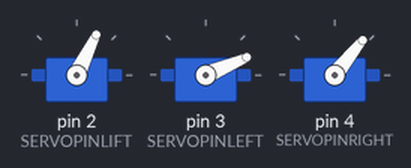
A sketch run on a simulated Arduino Uno, built with avr-gcc and run on an emulated ATmega328P. Parts: 3 × servo.

Above: at 1.65 s.
At 2.6 s:
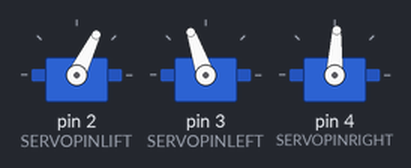
At 3.55 s:
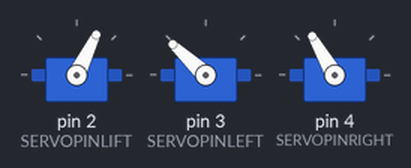
At 5.45 s:
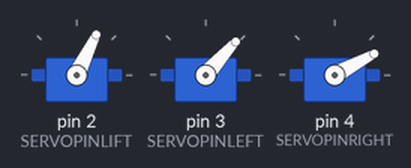
Timing chart, 0 to 10.5 s (numbered marks = the images above):
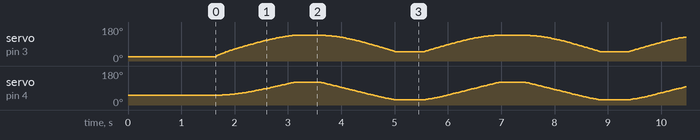

The sketch:

plotclock_v1_03.ino
```cpp
//#include <Time.h>

// Plotclock
// cc - by Johannes Heberlein 2014
// v 1.02
// thingiverse.com/joo   wiki.fablab-nuernberg.de
// units: mm; microseconds; radians
// origin: bottom left of drawing surface
// time library see http://playground.arduino.cc/Code/time
// RTC  library see http://playground.arduino.cc/Code/time
//               or http://www.pjrc.com/teensy/td_libs_DS1307RTC.html
// Change log:
// 1.01  Release by joo at https://github.com/9a/plotclock
// 1.02  Additional features implemented by Dave (https://github.com/Dave1001/):
//       - added ability to calibrate servofaktor seperately for left and right servos
//       - added code to support DS1307, DS1337 and DS3231 real time clock chips
//       - see http://www.pjrc.com/teensy/td_libs_DS1307RTC.html for how to hook up the real time clock
// 1.03  Fixed the length bug at the servo2 angle calculation, other fixups


#include <Time.h> // see http://playground.arduino.cc/Code/time
#include <Servo.h>

// delete or mark the next line as comment if you don't need these
#define CALIBRATION      // enable calibration mode
//#define REALTIMECLOCK    // enable real time clock

#define WISHY 3 // Offset of the Y coordinats of the plate-wisher

// When in calibration mode, adjust the following factors until the servos move exactly 90 degrees
#define SERVOFAKTORLEFT 600
#define SERVOFAKTORRIGHT 600

// Zero-position of left and right servo
// When in calibration mode, adjust the NULL-values so that the servo arms are at all times parallel
// either to the X or Y axis
#define SERVOLEFTNULL 1950
#define SERVORIGHTNULL 815

#define SERVOPINLIFT  2
#define SERVOPINLEFT  3
#define SERVOPINRIGHT 4

#define ZOFF 90
// lift positions of lifting servo
#define LIFT0 1110+ZOFF // on drawing surface
#define LIFT1 995+ZOFF  // between numbers
#define LIFT2 735+ZOFF  // going towards sweeper

// speed of liftimg arm, higher is slower
#define LIFTSPEED 2000

// length of arms
#define L1 35
#define L2 55.1
#define L3 13.2
#define L4 45

// origin points of left and right servo
#define O1X 24//22
#define O1Y -25
#define O2X 49//47
#define O2Y -25


#ifdef REALTIMECLOCK
// for instructions on how to hook up a real time clock,
// see here -> http://www.pjrc.com/teensy/td_libs_DS1307RTC.html
// DS1307RTC works with the DS1307, DS1337 and DS3231 real time clock chips.
// Please run the SetTime example to initialize the time on new RTC chips and begin running.

#include <Wire.h>
#include <DS1307RTC.h> // see http://playground.arduino.cc/Code/time
#endif

int servoLift = 1500;

Servo servo1;  //
Servo servo2;  //
Servo servo3;  //

volatile double lastX = 75;
volatile double lastY = 47.5;

int last_min = 0;

void setup()
{

  pinMode(7, INPUT_PULLUP);
#ifdef REALTIMECLOCK
  Serial.begin(9600);
  //while (!Serial) { ; } // wait for serial port to connect. Needed for Leonardo only

  // Set current time only the first to values, hh,mm are needed
  tmElements_t tm;
  if (RTC.read(tm))
  {
    setTime(tm.Hour,tm.Minute,tm.Second,tm.Day,tm.Month,tm.Year);
    Serial.println("DS1307 time is set OK.");
  }
  else
  {
    if (RTC.chipPresent())
    {
      Serial.println("DS1307 is stopped.  Please run the SetTime example to initialize the time and begin running.");
    }
    else
    {
      Serial.println("DS1307 read error!  Please check the circuitry.");
    }
    // Set current time only the first to values, hh,mm are needed


    setTime(13,25,0,0,0,0);
  }
#else
  // Set current time only the first to values, hh,mm are needed
  setTime(13,25,0,0,0,0);
#endif


  drawTo(75.2, 47);
  lift(0);
  //servo1.attach(SERVOPINLIFT);  //  lifting servo
  //servo2.attach(SERVOPINLEFT);  //  left servo
  //servo3.attach(SERVOPINRIGHT);  //  right servo
  delay(1000);

}

void loop()
{

#ifdef CALIBRATION

   if (!servo1.attached()) servo1.attach(SERVOPINLIFT);
    if (!servo2.attached()) servo2.attach(SERVOPINLEFT);
    if (!servo3.attached()) servo3.attach(SERVOPINRIGHT);

  // Servohorns will have 90° between movements, parallel to x and y axis
  drawTo(-3, 29.2);
  delay(500);
  drawTo(74.1, 28);
  delay(500);

#else


  int i = 0;
  if (last_min != minute()) {

    if (!servo1.attached()) servo1.attach(SERVOPINLIFT);
    if (!servo2.attached()) servo2.attach(SERVOPINLEFT);
    if (!servo3.attached()) servo3.attach(SERVOPINRIGHT);

    lift(0);

    hour();
    while ((i+1)*10 <= hour())
    {
      i++;
    }

    number(3, 3, 111, 1);
    number(5, 25, i, 0.9);
    number(19, 25, (hour()-i*10), 0.9);
    number(28, 25, 11, 0.9);

    i=0;
    while ((i+1)*10 <= minute())
    {
      i++;
    }
    number(34, 25, i, 0.9);
    number(48, 25, (minute()-i*10), 0.9);
    lift(2);
    drawTo(71.0, 47.2);
    lift(1);
    last_min = minute();
    delay(580);
    servo1.detach();
    servo2.detach();
    servo3.detach();
  }

#endif

}


// Writing numeral with bx by being the bottom left originpoint. Scale 1 equals a 20 mm high font.
// The structure follows this principle: move to first startpoint of the numeral, lift down, draw numeral, lift up
void number(float bx, float by, int num, float scale) {

  switch (num) {

  case 0:
    drawTo(bx + 12 * scale, by + 6 * scale);
    lift(0);
    bogenGZS(bx + 7 * scale, by + 10 * scale, 10 * scale, -0.8, 6.7, 0.5);
    lift(1);
    break;
  case 1:

    drawTo(bx + 3 * scale, by + 15 * scale);
    lift(0);
    drawTo(bx + 10 * scale, by + 20 * scale);
    drawTo(bx + 10 * scale, by + 0 * scale);
    lift(1);
    break;
  case 2:
    drawTo(bx + 2 * scale, by + 12 * scale);
    lift(0);
    bogenUZS(bx + 8 * scale, by + 14 * scale, 6 * scale, 3, -0.8, 1);
    drawTo(bx + 1 * scale, by + 0 * scale);
    drawTo(bx + 12 * scale, by + 0 * scale);
    lift(1);
    break;
  case 3:
    drawTo(bx + 2 * scale, by + 17 * scale);
    lift(0);
    bogenUZS(bx + 5 * scale, by + 15 * scale, 5 * scale, 3, -2, 1);
    bogenUZS(bx + 5 * scale, by + 5 * scale, 5 * scale, 1.57, -3, 1);
    lift(1);
    break;
  case 4:
    drawTo(bx + 10 * scale, by + 0 * scale);
    lift(0);
    drawTo(bx + 10 * scale, by + 20 * scale);
    drawTo(bx + 2 * scale, by + 6 * scale);
    drawTo(bx + 12 * scale, by + 6 * scale);
    lift(1);
    break;
  case 5:
    drawTo(bx + 2 * scale, by + 5 * scale);
    lift(0);
    bogenGZS(bx + 5 * scale, by + 6 * scale, 6 * scale, -2.5, 2, 1);
    drawTo(bx + 5 * scale, by + 20 * scale);
    drawTo(bx + 12 * scale, by + 20 * scale);
    lift(1);
    break;
  case 6:
    drawTo(bx + 2 * scale, by + 10 * scale);
    lift(0);
    bogenUZS(bx + 7 * scale, by + 6 * scale, 6 * scale, 2, -4.4, 1);
    drawTo(bx + 11 * scale, by + 20 * scale);
    lift(1);
    break;
  case 7:
    drawTo(bx + 2 * scale, by + 20 * scale);
    lift(0);
    drawTo(bx + 12 * scale, by + 20 * scale);
    drawTo(bx + 2 * scale, by + 0);
    lift(1);
    break;
  case 8:
    drawTo(bx + 5 * scale, by + 10 * scale);
    lift(0);
    bogenUZS(bx + 5 * scale, by + 15 * scale, 5 * scale, 4.7, -1.6, 1);
    bogenGZS(bx + 5 * scale, by + 5 * scale, 5 * scale, -4.7, 2, 1);
    lift(1);
    break;

  case 9:
    drawTo(bx + 9 * scale, by + 11 * scale);
    lift(0);
    bogenUZS(bx + 7 * scale, by + 15 * scale, 5 * scale, 4, -0.5, 1);
    drawTo(bx + 5 * scale, by + 0);
    lift(1);
    break;

  case 111:

    lift(0);
    drawTo(70, 45);
    drawTo(65-WISHY, 43);

    drawTo(65-WISHY, 46);
    drawTo(5, 49);
    drawTo(5, 46);
    drawTo(63-WISHY, 46);
    drawTo(63-WISHY, 42);

    drawTo(5, 42);
    drawTo(5, 38);
    drawTo(63-WISHY, 38);
    drawTo(63-WISHY, 34);

    drawTo(5, 34);
    drawTo(5, 29);
    drawTo(6, 29);
    drawTo(65-WISHY, 26);

    drawTo(5, 26);
    drawTo(60-WISHY, 40);

    drawTo(73.2, 44.0);
    lift(2);

    break;

  case 11:
    drawTo(bx + 5 * scale, by + 15 * scale);
    lift(0);
    bogenGZS(bx + 5 * scale, by + 15 * scale, 0.1 * scale, 1, -1, 1);
    delay(10);
    lift(1);
    drawTo(bx + 5 * scale, by + 5 * scale);
    lift(0);
    bogenGZS(bx + 5 * scale, by + 5 * scale, 0.1 * scale, 1, -1, 1);
    delay(10);
    lift(1);
    break;

  }
}


void lift(char lift) {
  switch (lift) {
    // room to optimize  !

  case 0: //850

      if (servoLift >= LIFT0) {
      while (servoLift >= LIFT0)
      {
        servoLift--;
        servo1.writeMicroseconds(servoLift);
        delayMicroseconds(LIFTSPEED);
      }
    }
    else {
      while (servoLift <= LIFT0) {
        servoLift++;
        servo1.writeMicroseconds(servoLift);
        delayMicroseconds(LIFTSPEED);

      }

    }

    break;

  case 1: //150

    if (servoLift >= LIFT1) {
      while (servoLift >= LIFT1) {
        servoLift--;
        servo1.writeMicroseconds(servoLift);
        delayMicroseconds(LIFTSPEED);

      }
    }
    else {
      while (servoLift <= LIFT1) {
        servoLift++;
        servo1.writeMicroseconds(servoLift);
        delayMicroseconds(LIFTSPEED);
      }

    }

    break;

  case 2:

    if (servoLift >= LIFT2) {
      while (servoLift >= LIFT2) {
        servoLift--;
        servo1.writeMicroseconds(servoLift);
        delayMicroseconds(LIFTSPEED);
      }
    }
    else {
      while (servoLift <= LIFT2) {
        servoLift++;
        servo1.writeMicroseconds(servoLift);
        delayMicroseconds(LIFTSPEED);
      }
    }
    break;
  }
}


void bogenUZS(float bx, float by, float radius, int start, int ende, float sqee) {
  float inkr = -0.05;
  float count = 0;

  do {
    drawTo(sqee * radius * cos(start + count) + bx,
    radius * sin(start + count) + by);
    count += inkr;
  }
  while ((start + count) > ende);

}

void bogenGZS(float bx, float by, float radius, int start, int ende, float sqee) {
  float inkr = 0.05;
  float count = 0;

  do {
    drawTo(sqee * radius * cos(start + count) + bx,
    radius * sin(start + count) + by);
    count += inkr;
  }
  while ((start + count) <= ende);
}


void drawTo(double pX, double pY) {
  double dx, dy, c;
  int i;

  // dx dy of new point
  dx = pX - lastX;
  dy = pY - lastY;
  //path lenght in mm, times 4 equals 4 steps per mm
  c = floor(7 * sqrt(dx * dx + dy * dy));

  if (c < 1) c = 1;

  for (i = 0; i <= c; i++) {
    // draw line point by point
    set_XY(lastX + (i * dx / c), lastY + (i * dy / c));

  }

  lastX = pX;
  lastY = pY;
}

double return_angle(double a, double b, double c) {
  // cosine rule for angle between c and a
  return acos((a * a + c * c - b * b) / (2 * a * c));
}

void set_XY(double Tx, double Ty)
{
  delay(1);
  double dx, dy, c, a1, a2, Hx, Hy;

  // calculate triangle between pen, servoLeft and arm joint
  // cartesian dx/dy
  dx = Tx - O1X;
  dy = Ty - O1Y;

  // polar lemgth (c) and angle (a1)
  c = sqrt(dx * dx + dy * dy); //
  a1 = atan2(dy, dx); //
  a2 = return_angle(L1, L2, c);

  servo2.writeMicroseconds(floor(((a2 + a1 - M_PI) * SERVOFAKTORLEFT) + SERVOLEFTNULL));

  // calculate joinr arm point for triangle of the right servo arm
  a2 = return_angle(L2, L1, c);
  Hx = Tx + L3 * cos((a1 - a2 + 0.621) + M_PI); //36,5°
  Hy = Ty + L3 * sin((a1 - a2 + 0.621) + M_PI);

  // calculate triangle between pen joint, servoRight and arm joint
  dx = Hx - O2X;
  dy = Hy - O2Y;

  c = sqrt(dx * dx + dy * dy);
  a1 = atan2(dy, dx);
  a2 = return_angle(L1, L4, c);

  servo3.writeMicroseconds(floor(((a1 - a2) * SERVOFAKTORRIGHT) + SERVORIGHTNULL));

}
```
